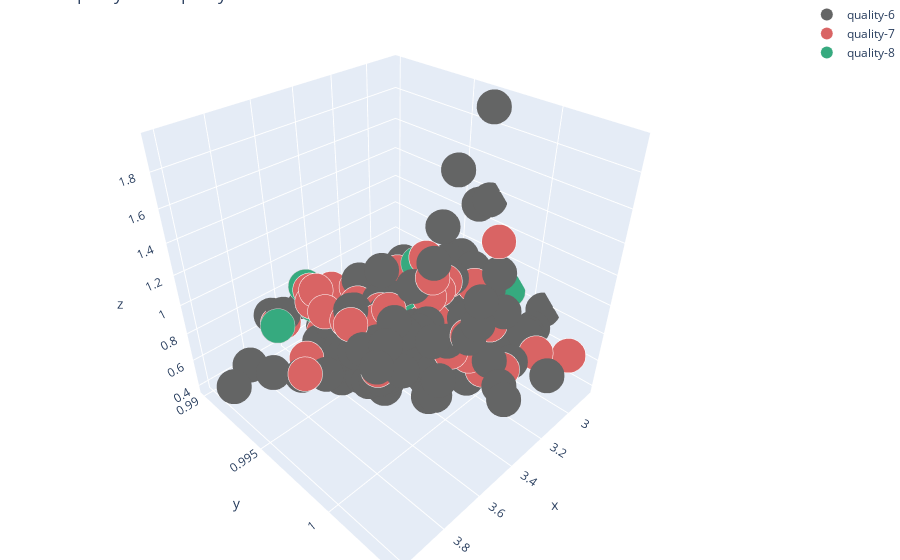

Notebook source saved alongside this figure:
### Markdown cell above
Observation:
    
Quality is highly correlated with alcohol

Alcohol is negatively correlated with density -0.5

Density is highly positively correlated with fixed acidity

Volatile acidity is negatively correlated with quality and citric acid

Free sulphuric acid is highly correlated with total sulfur dioxide

Conclusion can be made that the attributes alcohol, sulphates, citric acid, fixed acidity have maximum correlation with 'quality'

### Code cell
# 3D Scatter Plot for good quality vs density, pH and sulphates
quality6 = wine[wine.quality ==6]

quality7 = wine[wine.quality == 7]

# # data 
quality8 = wine[wine.quality == 8]

# trace1
trace1 = go.Scatter3d(
    x=quality6.pH,
    y=quality6.density,
    z=quality6.sulphates,
    mode='markers',
    name = "quality-6",
    marker=dict(
        color='rgb(100, 101, 101)',
        size=12,
        line=dict(
            color='rgb(100, 100, 100)',
            width=0.1
        )
    )
)


# trace2 
trace2 = go.Scatter3d(
    x=quality7.pH,
    y=quality7.density,
    z=quality7.sulphates,
    mode='markers',
    name = "quality-7",
    marker=dict(
        color='rgb(217, 100, 100)',
        size=12,
        line=dict(
            color='rgb(255, 255, 255)',
            width=0.1
        )
    )
)
# trace3 
trace3 = go.Scatter3d(
    x=quality8.pH,
    y=quality8.density,
    z=quality8.sulphates,
    mode='markers',
    name = "quality-8",
    marker=dict(
        color='rgb(54, 170, 127)',
        size=12,
        line=dict(
            color='rgb(204, 204, 204)',
            width=0.1
        )
    )
)
data2 = [trace1, trace2, trace3]
layout = go.Layout(
    title = ' 3D quality-7 and quality-8',
    margin=dict(
        l=0,
        r=0,
        b=0,
        t=0
    )
)
fig = go.Figure(data=data2, layout=layout)
iplot(fig)

### Figure 1 — Plotly figure (JSON) as saved in the notebook; plotly's stock layout.template omitted (floating-point values rounded to 4 significant figures; data arrays with more than 128 entries replaced by an {"elided": "..."} marker saying what was removed)
{"data": [{"marker": {"color": "rgb(100, 101, 101)", "line": {"color": "rgb(100, 100, 100)", "width": 0.1}, "size": 12}, "mode": "markers", "name": "quality-6", "type": "scatter3d", "x": {"elided": "638 float values"}, "y": {"elided": "638 float values"}, "z": {"elided": "638 float values"}}, {"marker": {"color": "rgb(217, 100, 100)", "line": {"color": "rgb(255, 255, 255)", "width": 0.1}, "size": 12}, "mode": "markers", "name": "quality-7", "type": "scatter3d", "x": {"elided": "199 float values"}, "y": {"elided": "199 float values"}, "z": {"elided": "199 float values"}}, {"marker": {"color": "rgb(54, 170, 127)", "line": {"color": "rgb(204, 204, 204)", "width": 0.1}, "size": 12}, "mode": "markers", "name": "quality-8", "type": "scatter3d", "x": [3.35, 3.23, 3.56, 2.88, 3.22, 3.15, 3.15, 3.15, 3.72, 3.46, 3.21, 2.98, 3.2, 3.35, 3.5, 3.23, 3.23, 3.24], "y": [0.9973, 0.9976, 0.9924, 0.9987, 0.9988, 0.9964, 0.9972, 0.9972, 0.9917, 0.9942, 0.9946, 0.9945, 0.9923, 0.9952, 0.9908, 0.996, 0.9947, 0.9942], "z": [0.86, 0.82, 0.82, 0.82, 0.69, 0.92, 0.65, 0.65, 0.74, 0.74, 0.69, 0.63, 0.72, 0.69, 0.82, 1.1, 0.76, 0.7]}], "layout": {"margin": {"b": 0, "l": 0, "r": 0, "t": 0}, "title": {"text": " 3D quality-7 and quality-8"}}}
